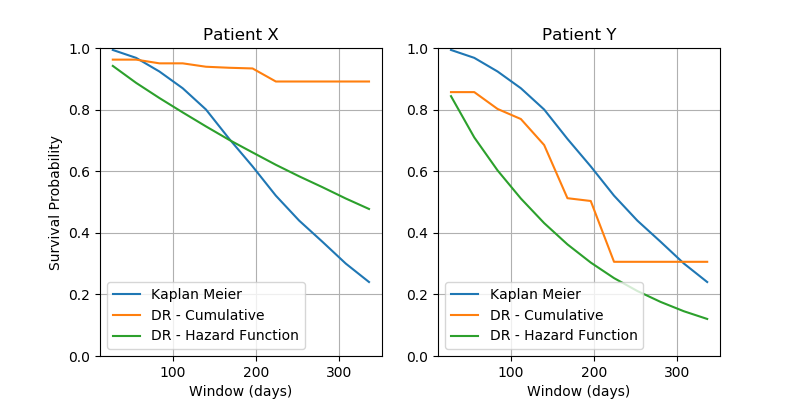

Write the Python code that produced this figure.
# ###############################################################
# IMPORT THE FILE: SurvivalAnalysis.py
import SurvivalAnalysis as surv
from tabulate import tabulate
import datarobot as dr
import pandas as pd

df = pd.read_csv('data/Healthcare_example.csv')

# ###############################################################
# This is all of the configuration required to use the module
event_date = 'EVENT_DATE'
event_label_col = 'EVENT_TYPE'
event_censor_val = 'Censored'
scoring_date = 'TEST_DATE'
unique_index = 'ID'
proj_name = "CP_TEST_PROJECT"
target_name = "EVENT_OCCURED"
windows =  list(map(lambda x: x*28,[1,2,3,4,5,6,7,8,9,10,11,12])) 

full_df = surv.build_cumulative_probability_dataset(
    df,
    event_date,
    event_label_col,
    event_censor_val,
    scoring_date,
    unique_index,
    windows,
    target_name
)
 

hf_df = surv.build_hazard_function_dataset(    
    df,
    event_date,
    event_label_col,
    event_censor_val,
    scoring_date,
    unique_index,
    windows,
    28,
    target_name
)

# ###################################################################
# GENERATE a KAPLAN MEIER ESTIMATE OVER THE FULL TRAINING DATASET
kapm = surv.kaplan_meier_estimate(full_df, windows, target_name)


# ###################################################################
# LAUNCH THE DATAROBOT PROJECTS
# THIS CAN TAKE A WHILE AND WILL BLOCK EXECUTION
#

project = surv.run_cp_project( full_df, proj_name, target_name, unique_index, 'window', 20 )

project_hf = surv.run_hf_project( hf_df, proj_name, target_name, unique_index, 'window', 20 )

# ###################################################################
# Get the recommended model from each project
# 
#model = dr.ModelRecommendation.get(project.id).get_model()
#model_hf = dr.ModelRecommendation.get(project_hf.id).get_model()

# ###################################################################
# SCORE THE TEST SET
# We have two records with a single clinical test point
# One that should be much higher risk than the other
# - Note we are allowing DataRobot to perform model selection for us.
#
test = pd.read_csv('data/Healthcare_test_set.csv')
score_df = surv.build_scoring_dataset(test, scoring_date, unique_index, windows)

predictions = surv.score_data( score_df, project )
predictions_hf = surv.score_data( score_df, project_hf )

score_df['cumulative_probability'] = predictions['positive_probability']
score_df['survival_probability'] = predictions['class_0.0']
score_df['hazard_probability'] = predictions_hf['positive_probability']


# ###################################################################
# PLOT AND SAVE
# We plot the inferred survival curves according to the three approaches.
# A non-parametric Kaplan-Meier Estimate baseline
# A survival function generated using DataRobot AutoML to create a hazard function
# A survival function that is the inverse of the estimated cumulative probability function
#

import matplotlib.pyplot as plt

patient_x = score_df[ score_df['ID']==11991 ]
patient_y = score_df[ score_df['ID']==11999 ]
patient_x_surv = surv.survival_from_hazard(patient_x['hazard_probability'], windows )
patient_y_surv = surv.survival_from_hazard(patient_y['hazard_probability'], windows )

fig = plt.gcf()
plt.figure(figsize=(8,4))

plt.subplot(1,2,1)
plt.plot( kapm['window'], kapm['survival'], label='Kaplan Meier') 
plt.plot( 
    patient_x['window'], 
    patient_x['survival_probability'], 
    label='DR - Cumulative') 
plt.plot( 
    patient_x_surv['window'], 
    patient_x_surv['survival'], 
    label='DR - Hazard Function') 
plt.title('Patient X')
plt.ylabel('Survival Probability')
plt.xlabel('Window (days)')
plt.legend(loc='lower left')
plt.ylim([0, 1.0])
plt.grid()


plt.subplot(1,2,2)
plt.plot( kapm['window'], kapm['survival'], label='Kaplan Meier')
plt.plot( 
    patient_y['window'], 
    patient_y['survival_probability'], 
    label='DR - Cumulative') 
plt.plot( 
    patient_y_surv['window'], 
    patient_y_surv['survival'], 
    label='DR - Hazard Function') 
plt.title('Patient Y')
plt.ylabel('')
plt.xlabel('Window (days)')
plt.legend(loc='lower left')
plt.ylim([0, 1.0])
plt.grid()

plt.savefig('example.png')

